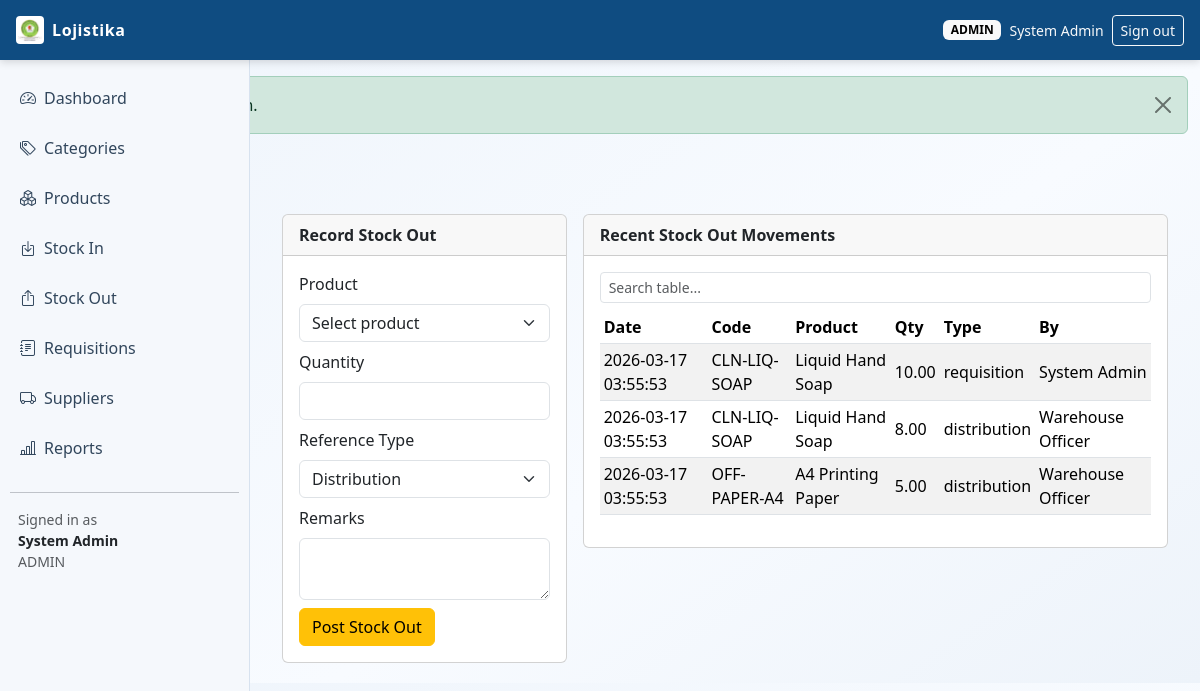
The page /index.php?page=stock_out (signed in) on the database its author committed.
### tables this page shows
CREATE TABLE stock_movements (
    id INT UNSIGNED AUTO_INCREMENT PRIMARY KEY,
    product_id INT UNSIGNED NOT NULL,
    movement_type ENUM('in', 'out') NOT NULL,
    quantity DECIMAL(12,2) NOT NULL,
    unit_cost DECIMAL(12,2) NOT NULL DEFAULT 0,
    reference_type ENUM('purchase', 'donation', 'adjustment', 'requisition', 'distribution', 'return') NOT NULL DEFAULT 'adjustment',
    reference_id INT UNSIGNED NULL,
    remarks VARCHAR(255) NULL,
    performed_by INT UNSIGNED NULL,
    created_at TIMESTAMP NOT NULL DEFAULT CURRENT_TIMESTAMP,
    CONSTRAINT chk_stock_movements_quantity CHECK (quantity > 0),
    CONSTRAINT fk_stock_movements_product FOREIGN KEY (product_id) REFERENCES products(id) ON DELETE RESTRICT,
    CONSTRAINT fk_stock_movements_user FOREIGN KEY (performed_by) REFERENCES users(id) ON DELETE SET NULL,
    INDEX idx_stock_movements_product_date (product_id, created_at),
    INDEX idx_stock_movements_reference (reference_type, reference_id)
);

CREATE TABLE products (
    id INT UNSIGNED AUTO_INCREMENT PRIMARY KEY,
    category_id INT UNSIGNED NOT NULL,
    supplier_id INT UNSIGNED NULL,
    code VARCHAR(50) NOT NULL,
    name VARCHAR(150) NOT NULL,
    unit ENUM('unit', 'liter', 'box', 'kg', 'pack') NOT NULL DEFAULT 'unit',
    min_stock DECIMAL(12,2) NOT NULL DEFAULT 0,
    is_active TINYINT(1) NOT NULL DEFAULT 1,
    created_by INT UNSIGNED NULL,
    updated_by INT UNSIGNED NULL,
    created_at TIMESTAMP NOT NULL DEFAULT CURRENT_TIMESTAMP,
    updated_at TIMESTAMP NOT NULL DEFAULT CURRENT_TIMESTAMP ON UPDATE CURRENT_TIMESTAMP,
    CONSTRAINT uq_products_code UNIQUE (code),
    CONSTRAINT fk_products_category FOREIGN KEY (category_id) REFERENCES categories(id) ON DELETE RESTRICT,
    CONSTRAINT fk_products_supplier FOREIGN KEY (supplier_id) REFERENCES suppliers(id) ON DELETE SET NULL,
    CONSTRAINT fk_products_created_by FOREIGN KEY (created_by) REFERENCES users(id) ON DELETE SET NULL,
    CONSTRAINT fk_products_updated_by FOREIGN KEY (updated_by) REFERENCES users(id) ON DELETE SET NULL
);

CREATE TABLE users (
    id INT UNSIGNED AUTO_INCREMENT PRIMARY KEY,
    full_name VARCHAR(120) NOT NULL,
    email VARCHAR(120) NOT NULL UNIQUE,
    password_hash VARCHAR(255) NOT NULL,
    role ENUM('admin', 'warehouse', 'requester') NOT NULL,
    is_active TINYINT(1) NOT NULL DEFAULT 1,
    created_at TIMESTAMP NOT NULL DEFAULT CURRENT_TIMESTAMP,
    updated_at TIMESTAMP NOT NULL DEFAULT CURRENT_TIMESTAMP ON UPDATE CURRENT_TIMESTAMP
);

### config/db_connect.php (called while the page is built, shortened)
<?php
function env_value(array $keys, string $default = ''): string
{
    return $default;
}
function file_db_config(): array
{
    $filePath = __DIR__ . DIRECTORY_SEPARATOR . 'db_credentials.php';
    $config = require $filePath;
    return is_array($config) ? $config : [];
}
function db_config(): array
{
    $fileConfig = file_db_config();
    return [
        'host' => env_value(['DB_HOST', 'MYSQL_HOST', 'DATABASE_HOST'], (string) ($fileConfig['host'] ?? '127.0.0.1')),
        'port' => (int) env_value(['DB_PORT', 'MYSQL_PORT', 'DATABASE_PORT'], (string) ($fileConfig['port'] ?? '3306')),
        'user' => env_value(['DB_USER', 'MYSQL_USER', 'DATABASE_USER'], (string) ($fileConfig['user'] ?? 'root')),
        'pass' => env_value(['DB_PASS', 'MYSQL_PASSWORD', 'DATABASE_PASSWORD'], (string) ($fileConfig['pass'] ?? '')),
        'name' => env_value(['DB_NAME', 'MYSQL_DATABASE', 'DATABASE_NAME'], (string) ($fileConfig['name'] ?? 'logistics_lms')),
    ];
}
function db_connect(): mysqli
{
    static $conn = null;
    if ($conn instanceof mysqli) {
        return $conn;
    }
    $cfg = db_config();
    try {
        $conn = new mysqli($cfg['host'], $cfg['user'], $cfg['pass'], $cfg['name'], $cfg['port']);
    } catch (mysqli_sql_exception $e) {
        http_response_code(500);
        if (stripos($e->getMessage(), 'Unknown database') !== false) {
            $sqlFile = dirname(__DIR__) . DIRECTORY_SEPARATOR . 'database.sql';
            $message = 'Database "' . $cfg['name'] . '" does not exist. Import the project SQL file first.';
            if (is_file($sqlFile)) {
                $message .= ' Expected file: ' . $sqlFile;
            }
            exit($message);
        }
        if (stripos($e->getMessage(), 'Access denied for user') !== false) {
            $configFile = __DIR__ . DIRECTORY_SEPARATOR . 'db_credentials.php';
            $message = 'Database login failed for user "' . $cfg['user'] . '" at host "' . $cfg['host'] . '".';
            $message .= ' Set hosting credentials via environment variables or create: ' . $configFile;
            exit($message);
        }
        exit('Database connection failed: ' . $e->getMessage());
    }
    $conn->set_charset('utf8mb4');
    return $conn;
}

### config/helpers.php (called while the page is built, shortened)
<?php
require_once __DIR__ . '/db_connect.php';
function db(): mysqli
{
    return db_connect();
}
function h(?string $value): string
{
    return htmlspecialchars((string) $value, ENT_QUOTES, 'UTF-8');
}

### modules/stock/stock_out.php (the view, shortened to what this page needs)
<?php
$movementsSql = "SELECT sm.created_at, p.code, p.name, sm.quantity, sm.reference_type, u.full_name
                 FROM stock_movements sm
                 INNER JOIN products p ON p.id = sm.product_id
                 LEFT JOIN users u ON u.id = sm.performed_by
                 WHERE sm.movement_type = 'out'
                 ORDER BY sm.id DESC
                 LIMIT 20";
$movements = db()->query($movementsSql);
?>
<div class="container-fluid">
    <div class="row g-3">
        <div class="col-lg-4">
            <div class="card">
                <div class="card-header fw-semibold">Record Stock Out</div>
                <div class="card-body">
                    <form method="post" class="row g-2">
                        <div class="col-12">
                            <label class="form-label">Product</label>
                            <select class="form-select" name="product_id" required>
                                <option value="">Select product</option>
                            </select>
                        </div>
                        <div class="col-12">
                            <label class="form-label">Quantity</label>
                            <input type="number" step="0.01" min="0.01" class="form-control" name="quantity" required>
                        </div>
                        <div class="col-12">
                            <label class="form-label">Reference Type</label>
                            <select class="form-select" name="reference_type" required>
                                <option value="distribution">Distribution</option>
                            </select>
                        </div>
                        <div class="col-12">
                            <label class="form-label">Remarks</label>
                            <textarea class="form-control" name="remarks" rows="2"></textarea>
                        </div>
                        <div class="col-12">
                            <button class="btn btn-warning" type="submit">Post Stock Out</button>
                        </div>
                    </form>
                </div>
            </div>
        </div>
        <div class="col-lg-8">
            <div class="card">
                <div class="card-header fw-semibold">Recent Stock Out Movements</div>
                <div class="card-body table-responsive">
                    <input type="text" class="form-control form-control-sm mb-2" placeholder="Search table..." data-table-search="stockOutTable">
                    <table id="stockOutTable" class="table table-sm table-striped align-middle">
                        <thead>
                        <tr>
                            <th>Date</th>
                            <th>Code</th>
                            <th>Product</th>
                            <th>Qty</th>
                            <th>Type</th>
                            <th>By</th>
                        </tr>
                        </thead>
                        <tbody>
                        <?php while ($row = $movements->fetch_assoc()): ?>
                            <tr>
                                <td><?= h($row['created_at']) ?></td>
                                <td><?= h($row['code']) ?></td>
                                <td><?= h($row['name']) ?></td>
                                <td><?= h((string) $row['quantity']) ?></td>
                                <td><?= h($row['reference_type']) ?></td>
                                <td><?= h($row['full_name']) ?></td>
                            </tr>
                        <?php endwhile; ?>
                        </tbody>
                    </table>
                </div>
            </div>
        </div>
    </div>
</div>

### assets/css/style.css (style rules this page uses)
:root { --lms-header: #0f4c81; --lms-sidebar: #f5f8fc; --lms-accent: #1f6fb2; --lms-text: #1c2733; --lms-border: #d7e2ef; }
body { font-family: "Segoe UI", Tahoma, Geneva, Verdana, sans-serif; background: linear-gradient(145deg, #eef4fb 0%, #f8fbff 60%, #edf3fa 100%); color: var(--lms-text); }
.table thead { background: #edf4fb; }

### rows shown on the page
stock_movements: created_at "2026-03-17 03:55:53", product.code "CLN-LIQ-SOAP", product.name "Liquid Hand Soap", quantity "10.00", reference_type "requisition", performed_by.full_name "System Admin"
stock_movements: created_at "2026-03-17 03:55:53", product.code "CLN-LIQ-SOAP", product.name "Liquid Hand Soap", quantity "8.00", reference_type "distribution", performed_by.full_name "Warehouse Officer"
stock_movements: created_at "2026-03-17 03:55:53", product.code "OFF-PAPER-A4", product.name "A4 Printing Paper", quantity "5.00", reference_type "distribution", performed_by.full_name "Warehouse Officer"

### other values the page prints
$user['role'] "ADMIN"
$user['full_name'] "System Admin"
